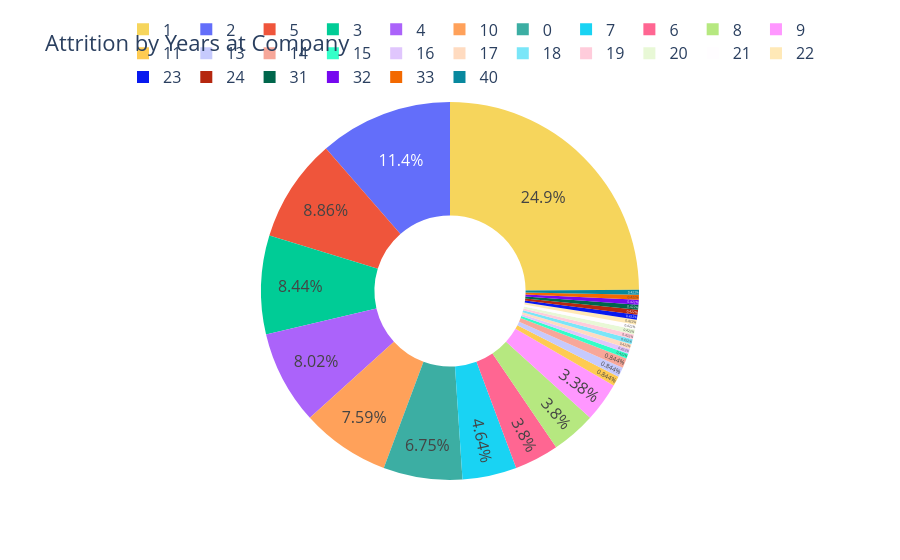

The code cell stored with this chart in its notebook:
### Markdown cell above
## attrition by number of years at the company:

### Code cell
attrition_by = attrition_data.groupby(['YearsAtCompany']).size().reset_index(name='Count')

fig = go.Figure(data=[go.Pie(
    labels=attrition_by['YearsAtCompany'],
    values=attrition_by['Count'],
    hole=0.4,
    marker=dict(colors=['#3CAEA3', '#F6D55C']),
    textposition='inside'
)])
fig.update_layout(title='Attrition by Years at Company', font=dict(size=16), legend=dict(
    orientation="h", yanchor="bottom", y=1.02, xanchor="right", x=1
))
fig.show()

### Figure 1 — Plotly figure (JSON) as saved in the notebook; plotly's stock layout.template omitted (floating-point values rounded to 4 significant figures)
{"data": [{"hole": 0.4, "labels": [0, 1, 2, 3, 4, 5, 6, 7, 8, 9, 10, 11, 13, 14, 15, 16, 17, 18, 19, 20, 21, 22, 23, 24, 31, 32, 33, 40], "marker": {"colors": ["#3CAEA3", "#F6D55C"]}, "textposition": "inside", "type": "pie", "values": [16, 59, 27, 20, 19, 21, 9, 11, 9, 8, 18, 2, 2, 2, 1, 1, 1, 1, 1, 1, 1, 1, 1, 1, 1, 1, 1, 1]}], "layout": {"font": {"size": 16}, "legend": {"orientation": "h", "x": 1, "xanchor": "right", "y": 1.02, "yanchor": "bottom"}, "title": {"text": "Attrition by Years at Company"}}}
